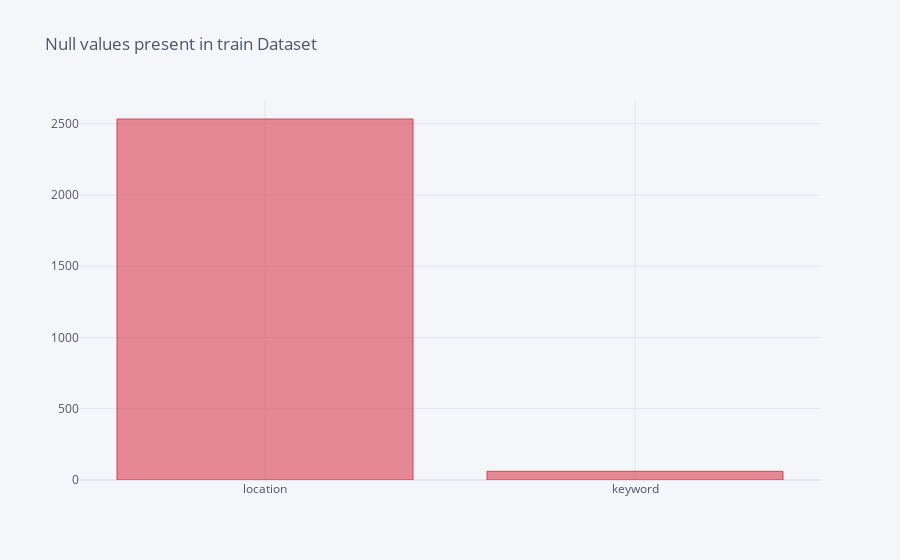

Notebook cell for this chart:
### Code cell
missing = train.isnull().sum()  
missing[missing>0].sort_values(ascending=False).iplot(kind='bar',title='Null values present in train Dataset', color=['red'])

### Figure 1 — Plotly figure (JSON) as saved in the notebook; plotly's stock layout.template omitted (floating-point values rounded to 4 significant figures)
{"data": [{"marker": {"color": "rgba(219, 64, 82, 0.6)", "line": {"color": "rgba(219, 64, 82, 1.0)", "width": 1}}, "name": "None", "orientation": "v", "text": "", "type": "bar", "x": ["location", "keyword"], "y": [2533, 61]}], "layout": {"legend": {"bgcolor": "#F5F6F9", "font": {"color": "#4D5663"}}, "paper_bgcolor": "#F5F6F9", "plot_bgcolor": "#F5F6F9", "title": {"font": {"color": "#4D5663"}, "text": "Null values present in train Dataset"}, "xaxis": {"gridcolor": "#E1E5ED", "showgrid": true, "tickfont": {"color": "#4D5663"}, "title": {"font": {"color": "#4D5663"}, "text": ""}, "zerolinecolor": "#E1E5ED"}, "yaxis": {"gridcolor": "#E1E5ED", "showgrid": true, "tickfont": {"color": "#4D5663"}, "title": {"font": {"color": "#4D5663"}, "text": ""}, "zerolinecolor": "#E1E5ED"}}}
